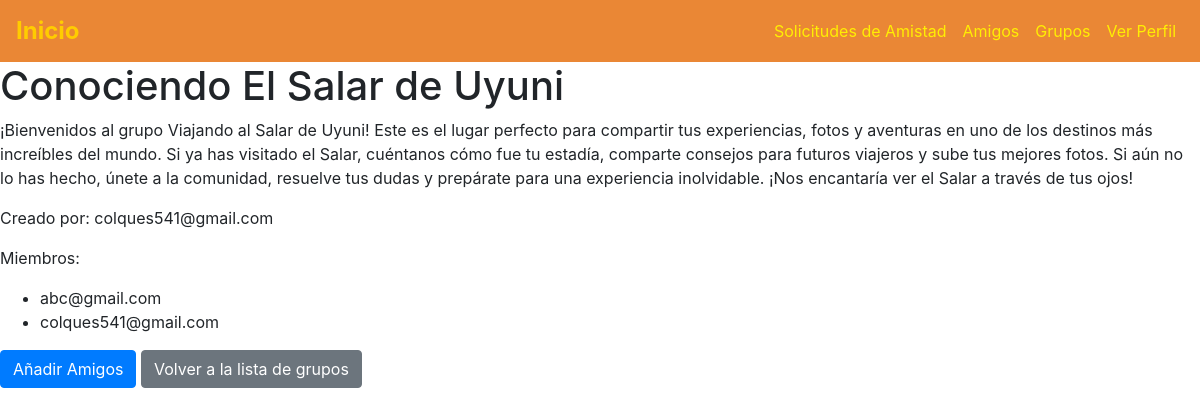
The app's page /inicio/grupos/8/ with its own data.
### inicio/models.py (models this page shows, shortened)
class Grupo(models.Model):
    nombre = models.CharField(max_length=255)
    descripcion = models.TextField()
    creador = models.ForeignKey(Usuario, on_delete=models.CASCADE)
    miembros = models.ManyToManyField(Usuario, related_name='grupos')
    fecha_creacion = models.DateTimeField(auto_now_add=True)

class Usuario(AbstractBaseUser, PermissionsMixin):
    email = models.EmailField(unique=True)  # Email único para el usuario
    nombres = models.CharField(max_length=100)  # Nombres del usuario
    nombre_usuario = models.CharField(max_length=100, unique=True)  # Nombre de usuario único
    is_staff = models.BooleanField(default=False)  # Permite acceso al admin
    is_active = models.BooleanField(default=True)  # Marca si el usuario está activo
    last_login = models.DateTimeField(null=True, blank=True)  # Fecha del último inicio de sesión
    groups = models.ManyToManyField(
        'auth.Group',
        related_name='%(class)s_set',  # `related_name` único para este modelo
        blank=True,
        help_text='The groups this user belongs to.',
        verbose_name='groups'
    )
    user_permissions = models.ManyToManyField(
        'auth.Permission',
        related_name='%(class)s_permissions',  # `related_name` único para este modelo
        blank=True,
        help_text='Specific permissions for this user.',
        verbose_name='user permissions'
    )
    objects = UsuarioManager()  # Asigna el manager personalizado
    USERNAME_FIELD = 'email'  # Campo utilizado para el inicio de sesión
    REQUIRED_FIELDS = ['nombres', 'nombre_usuario']  # Campos requeridos al crear un superusuario
    def __str__(self):
        return self.email  # Representación del objeto en forma de string

### inicio/views.py (the view)
# urls.py: path('grupos/<int:grupo_id>/', views.detalle_grupo, name='detalle_grupo'),
def detalle_grupo(request, grupo_id):
    grupo = get_object_or_404(Grupo, id=grupo_id)
    amigos = Usuario.objects.exclude(grupos=grupo).exclude(id=request.user.id)  # Amigos que no son miembros y que no son el usuario actual
    if request.method == 'POST':
        amigos_ids = request.POST.getlist('amigos')
        grupo.miembros.add(*amigos_ids)  # Añadir amigos al grupo
        return redirect('detalle_grupo', grupo_id=grupo.id)
    return render(request, 'grupos/detalle_grupo.html', {'grupo': grupo, 'amigos': amigos})

### inicio/templates/grupos/detalle_grupo.html (shortened to what this page needs)
{% extends 'base.html' %}
{% load static %}
{% block content %}
<h1>{{ grupo.nombre }}</h1>
<p>{{ grupo.descripcion }}</p>
<p>Creado por: {{ grupo.creador }}</p>
<p>Miembros:</p>
<ul>
    {% for miembro in grupo.miembros.all %}
        <li>{{ miembro }}</li>
    {% empty %}
        <li>No hay miembros en este grupo.</li>
    {% endfor %}
</ul>
<button type="button" class="btn btn-primary" data-bs-toggle="modal" data-bs-target="#addFriendsModal">
    Añadir Amigos
</button>
<a href="{% url 'grupos_usuario' %}" class="btn btn-secondary">Volver a la lista de grupos</a>
{% endblock %}

### records on screen
Grupo: nombre "Conociendo El Salar de Uyuni", descripcion "¡Bienvenidos al grupo Viajando al Salar de Uyuni! Este es el lugar perfecto para compartir tus experiencias, fotos y aventuras en uno de los destinos más increíbles del mundo. Si ya has visitado el Salar, cuéntanos cómo fue tu estadía, comparte consejos para futuros viajeros y sube tus mejores fotos. Si aún no lo has hecho, únete a la comunidad, resuelve tus dudas y prepárate para una experiencia inolvidable. ¡Nos encantaría ver el Salar a través de tus ojos!", creador "colques541@gmail.com"
Usuario: email "abc@gmail.com"
Usuario: email "colques541@gmail.com"
